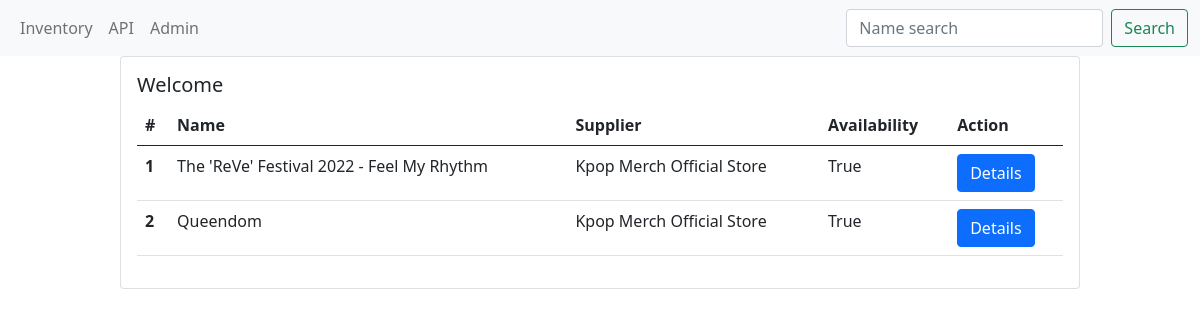
The app's page /inventory/search with its own data.
### inventory/models.py (models this page shows, shortened)
class inventory(models.Model):
    name            = models.CharField(max_length=150, unique=True)
    description     = models.CharField(max_length=150)
    note            = models.TextField()
    stock           = models.IntegerField(null=False)
    availability    = models.BooleanField()
    supplier        = models.ForeignKey(supplier, on_delete=models.CASCADE, default=1)

class supplier(models.Model):
    name        = models.CharField(max_length=150, unique=True)
    def __str__(self):
        return self.name

### inventory/views.py (the view)
# urls.py: path('search', search, name="search"),
def search(request):
    if request.method=='GET':
        name = request.GET.get('name', default="")
        queryset = inventory.objects.filter(
            Q(name__icontains=name)
        )
        context = {
            'inv_list': queryset,
        }
        return render(request, 'inventory/index.html', context)

### inventory/templates/inventory/index.html
{% extends 'base.html' %}
{% block content %}
    <div class="card mx-auto" style="width: 80%">
        <div class="card-body">
            <h5 class="card-title">Welcome</h5>
            <table class="table">
                <thead>
                    <tr>
                        <th scope="col">#</th>
                        <th scope="col">Name</th>
                        <th scope="col">Supplier</th>
                        <th scope="col">Availability</th>
                        <th scope="col">Action</th>
                    </tr>
                </thead>
                <tbody>
                    {% for item in inv_list %}
                    <tr>
                        <th scope="row">{{ item.id }}</th>
                        <td>{{ item.name }}</td>
                        <td>{{ item.supplier }}</td>
                        <td>{{ item.availability }}</td>
                        <td>
                            <form action="{% url 'inventory:search_by_id' item.id %}">
                                <button type="submit" class="btn btn-primary">Details</button>
                            </form>
                        </td>
                    </tr>
                    {% endfor %}
                </tbody>
            </table>
        </div>
    </div>
{% endblock %}

### records on screen
inventory: id "1", name "The 'ReVe' Festival 2022 - Feel My Rhythm", supplier "Kpop Merch Official Store", availability "True"
inventory: id "2", name "Queendom", supplier "Kpop Merch Official Store", availability "True"
